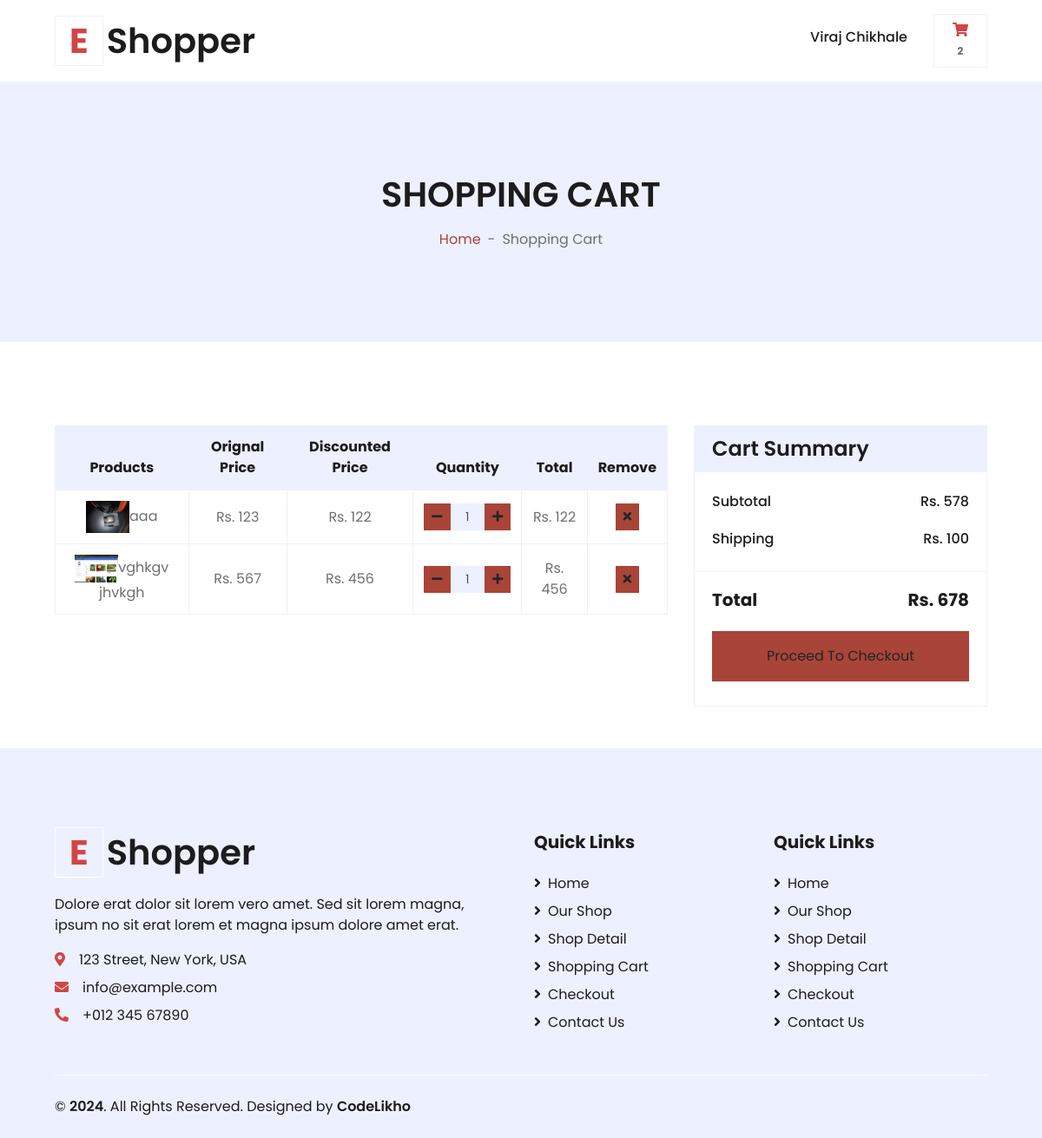
Screenshot of /ui/cart.php (signed in) with the database file from the repository.
### tables this page shows
CREATE TABLE IF NOT EXISTS `customer_reg` (
  `id` int(11) NOT NULL AUTO_INCREMENT,
  `fname` varchar(20) NOT NULL,
  `lname` varchar(20) NOT NULL,
  `email` varchar(30) NOT NULL,
  `phone` varchar(10) NOT NULL,
  `password` varchar(50) NOT NULL,
  `address` varchar(90) NOT NULL,
  PRIMARY KEY (`id`)
);

CREATE TABLE IF NOT EXISTS `cart` (
  `id` int(11) NOT NULL AUTO_INCREMENT,
  `cid` varchar(10) NOT NULL,
  `quantity` varchar(10) NOT NULL,
  `pid` varchar(10) NOT NULL,
  PRIMARY KEY (`id`)
);

CREATE TABLE IF NOT EXISTS `products` (
  `id` int(11) NOT NULL AUTO_INCREMENT,
  `name` varchar(50) NOT NULL,
  `category` varchar(20) NOT NULL,
  `type` varchar(100) NOT NULL,
  `img` varchar(50) NOT NULL,
  `oprise` int(50) NOT NULL,
  `dprise` int(50) NOT NULL,
  `description` varchar(50) NOT NULL,
  `aid` varchar(50) NOT NULL,
  `quantity` varchar(50) NOT NULL,
  PRIMARY KEY (`id`)
);

### ui/cart.php (the view, shortened to what this page needs)
<!DOCTYPE html>
<html lang="en">
<head>
    <link href="https://cdnjs.cloudflare.com/ajax/libs/font-awesome/5.10.0/css/all.min.css" rel="stylesheet">
    <link href="lib/owlcarousel/assets/owl.carousel.min.css" rel="stylesheet">
    <link href="css/style.css" rel="stylesheet">
</head>
<body>
    <?php
        $sql = "select * from `customer_reg` where email='".$_SESSION["user"]."'";
        $ur = mysql_fetch_array(mysql_query($sql));
        $sql1 = "select * from `cart` where cid='".$ur['id']."'";
        $result=mysql_query($sql1);
        $cont=mysql_num_rows($result);
        ?>
<div class="container-fluid">
        <div class="row align-items-center py-3 px-xl-5">
            <div class="col-lg-3 d-none d-lg-block">
                <a href="" class="text-decoration-none">
                    <h1 class="m-0 display-5 font-weight-semi-bold"><span class="text-primary font-weight-bold border px-3 mr-1">E</span>Shopper</h1>
                </a>
            </div>
            <div class="col-lg-2 col-6 text-right">
                <h6><?php echo ucfirst($ur["fname"])." ".ucfirst($ur["lname"]);?></h6>
            </div>
            <div class="col-lg-1 col-6 text-right">
                <a href="cart.php" class="btn border">
                    <i class="fas fa-shopping-cart text-primary"></i>
                    <span class="badge"><?php echo $cont ?></span>
                </a>
            </div>
        </div>
    </div>
    <div class="container-fluid bg-secondary mb-5">
        <div class="d-flex flex-column align-items-center justify-content-center" style="min-height: 300px">
            <h1 class="font-weight-semi-bold text-uppercase mb-3">Shopping Cart</h1>
            <div class="d-inline-flex">
                <p class="m-0"><a href="">Home</a></p>
                <p class="m-0 px-2">-</p>
                <p class="m-0">Shopping Cart</p>
            </div>
        </div>
    </div>
    <div class="container-fluid pt-5">
        <div class="row px-xl-5">
            <div class="col-lg-8 table-responsive mb-5">
                <table class="table table-bordered text-center mb-0">
                    <thead class="bg-secondary text-dark">
                        <tr>
                            <th>Products</th>
                            <th>Orignal Price</th>
                            <th>Discounted Price</th>
                            <th>Quantity</th>
                            <th>Total</th>
                            <th>Remove</th>
                        </tr>
                    </thead>
                    <tbody class="align-middle">
                        <?php
                        $res = mysql_query("select * from cart where cid='".$ur['id']."'");
                        $id = 1;
                        $sum = 0;
                        while($row = mysql_fetch_array($res))
                        {
                            $resu = mysql_query("select * from products where id='".$row['pid']."'");
                            $roww = mysql_fetch_array($resu)
                        ?>
                        <tr>
                            <td class="align-middle"><img src="../images/products/<?php echo $roww['img']; ?>" alt="" style="width: 50px;"><?php echo $roww['name'];?></td>
                            <td class="align-middle">Rs. <?php echo $roww['oprise'];?></td>
                            <td class="align-middle">Rs. <?php echo $roww['dprise'];?></td>
                            <td class="align-middle">
                                <div class="input-group quantity mx-auto" style="width: 100px;">
                                    <div class="input-group-btn">
                                        <button class="btn btn-sm btn-primary btn-minus" onclick=minus_<?php echo $row['id']; ?>()>
                                        <i class="fa fa-minus"></i>
                                        </button>
                                    </div>
                                    <input type="text" id="quan_<?php echo $row['id']; ?>" class="form-control form-control-sm bg-secondary text-center" value="1">
                                    <div class="input-group-btn">
                                        <button class="btn btn-sm btn-primary btn-plus" onclick=plus_<?php echo $row['id']; ?>()>
                                            <i class="fa fa-plus"></i>
                                        </button>
                                    </div>
                                </div>
                            </td>
                            <td class="align-middle">Rs. <span  id="row_total_<?php echo $row['id']; ?>"><?php echo $roww['dprise'];?></span></td>
                            <td class="align-middle"><button onclick=delete_item_<?php echo $row['id']; ?>() class="btn btn-sm btn-primary"><i class="fa fa-times"></i></button></td>
                        </tr>
<?php
$sum = $sum + $roww['dprise'];
$id++; }
?>
                    </tbody>
                </table>
            </div>
            <div class="col-lg-4">
                <div class="card border-secondary mb-5">
                    <div class="card-header bg-secondary border-0">
                        <h4 class="font-weight-semi-bold m-0">Cart Summary</h4>
                    </div>
                    <div class="card-body">
                        <div class="d-flex justify-content-between mb-3 pt-1">
                            <h6 class="font-weight-medium">Subtotal</h6>
                            <h6 class="font-weight-medium">Rs. <span id="total"><?php echo $sum;?></span></h6>
                        </div>
                        <div class="d-flex justify-content-between">
                            <h6 class="font-weight-medium">Shipping</h6>
                            <h6 class="font-weight-medium">Rs. 100</h6>
                        </div>
                    </div>
                    <div class="card-footer border-secondary bg-transparent">
                        <div class="d-flex justify-content-between mt-2">
                            <h5 class="font-weight-bold">Total</h5>
                            <h5 class="font-weight-bold">Rs. <span id="f_total"><?php echo $sum + 100;?></span></h5>
                        </div>
                        <a href="checkout.php" class="btn btn-block btn-primary my-3 py-3">Proceed To Checkout</a>
                    </div>
                </div>
            </div>
        </div>
    </div>
    <?php
        include ('footer.php');
        ?>
</body>
</html>

### rows the page displays
customer_reg: fname "Viraj", lname "Chikhale"
cart: products.img (picture), products.name "aaa", products.oprise "123", products.dprise "122"
cart: products.img (picture), products.name "vghkgv jhvkgh", products.oprise "567", products.dprise "456"

### other values shown
$cont "2"
$sum "578"
$sum + 100 "678"
